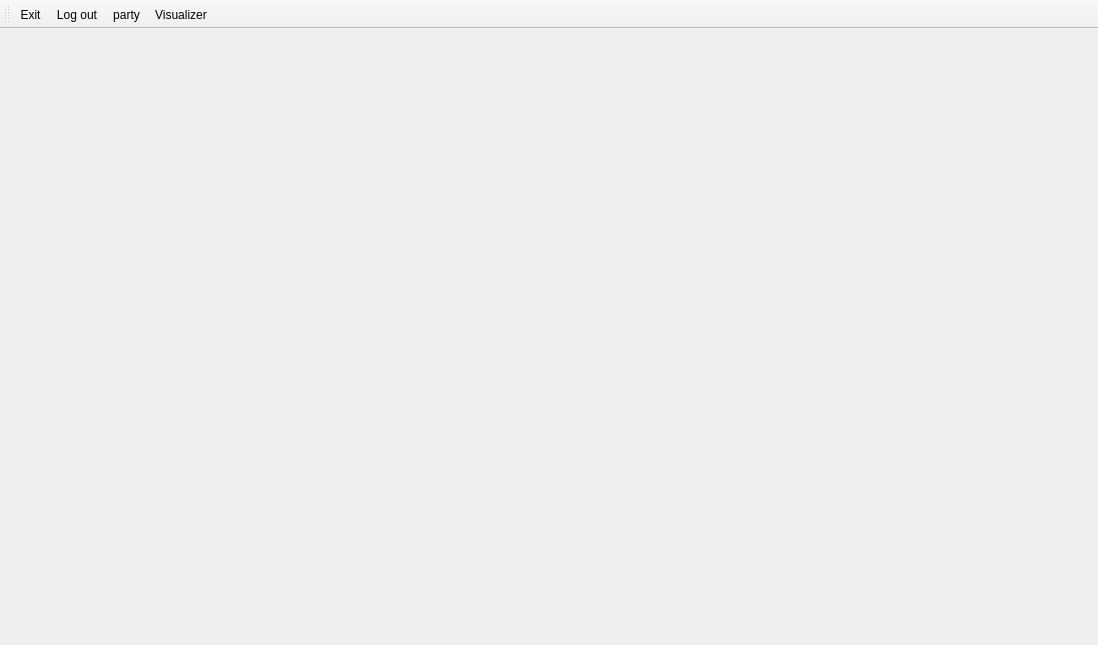
<?xml version="1.0" encoding="UTF-8"?>
<ui version="4.0">
 <class>MainWindow</class>
 <widget class="QMainWindow" name="MainWindow">
  <property name="geometry">
   <rect>
    <x>0</x>
    <y>0</y>
    <width>1098</width>
    <height>645</height>
   </rect>
  </property>
  <property name="windowTitle">
   <string>MainWindow</string>
  </property>
  <widget class="QWidget" name="centralwidget">
   <layout class="QVBoxLayout" name="verticalLayout_2">
    <property name="spacing">
     <number>0</number>
    </property>
    <property name="leftMargin">
     <number>0</number>
    </property>
    <property name="topMargin">
     <number>0</number>
    </property>
    <property name="rightMargin">
     <number>0</number>
    </property>
    <property name="bottomMargin">
     <number>0</number>
    </property>
    <item>
     <widget class="QWidget" name="mainContent" native="true">
      <property name="minimumSize">
       <size>
        <width>1080</width>
        <height>600</height>
       </size>
      </property>
      <property name="styleSheet">
       <string notr="true"/>
      </property>
      <layout class="QVBoxLayout" name="verticalLayout">
       <property name="spacing">
        <number>10</number>
       </property>
       <property name="leftMargin">
        <number>10</number>
       </property>
       <property name="topMargin">
        <number>10</number>
       </property>
       <property name="rightMargin">
        <number>10</number>
       </property>
       <property name="bottomMargin">
        <number>10</number>
       </property>
       <item>
        <layout class="QHBoxLayout" name="mainLayout">
         <property name="spacing">
          <number>10</number>
         </property>
         <item>
          <widget class="QWidget" name="playlistHolder" native="true">
           <property name="minimumSize">
            <size>
             <width>300</width>
             <height>0</height>
            </size>
           </property>
           <property name="maximumSize">
            <size>
             <width>300</width>
             <height>16777215</height>
            </size>
           </property>
           <property name="styleSheet">
            <string notr="true"/>
           </property>
           <layout class="QVBoxLayout" name="verticalLayout_6">
            <property name="spacing">
             <number>0</number>
            </property>
            <property name="leftMargin">
             <number>0</number>
            </property>
            <property name="topMargin">
             <number>0</number>
            </property>
            <property name="rightMargin">
             <number>0</number>
            </property>
            <property name="bottomMargin">
             <number>0</number>
            </property>
           </layout>
          </widget>
         </item>
         <item>
          <widget class="QWidget" name="libraryEditorHolder" native="true">
           <property name="styleSheet">
            <string notr="true"/>
           </property>
           <layout class="QVBoxLayout" name="verticalLayout_4">
            <property name="spacing">
             <number>0</number>
            </property>
            <property name="leftMargin">
             <number>0</number>
            </property>
            <property name="topMargin">
             <number>0</number>
            </property>
            <property name="rightMargin">
             <number>0</number>
            </property>
            <property name="bottomMargin">
             <number>0</number>
            </property>
           </layout>
          </widget>
         </item>
         <item>
          <widget class="QWidget" name="queueHolder" native="true">
           <property name="minimumSize">
            <size>
             <width>300</width>
             <height>0</height>
            </size>
           </property>
           <property name="maximumSize">
            <size>
             <width>300</width>
             <height>16777215</height>
            </size>
           </property>
           <property name="styleSheet">
            <string notr="true"/>
           </property>
           <layout class="QVBoxLayout" name="y21">
            <property name="spacing">
             <number>0</number>
            </property>
            <property name="leftMargin">
             <number>0</number>
            </property>
            <property name="topMargin">
             <number>0</number>
            </property>
            <property name="rightMargin">
             <number>0</number>
            </property>
            <property name="bottomMargin">
             <number>0</number>
            </property>
           </layout>
          </widget>
         </item>
        </layout>
       </item>
       <item>
        <widget class="QWidget" name="controlsHolder" native="true">
         <property name="minimumSize">
          <size>
           <width>0</width>
           <height>80</height>
          </size>
         </property>
         <property name="maximumSize">
          <size>
           <width>16777215</width>
           <height>80</height>
          </size>
         </property>
         <property name="styleSheet">
          <string notr="true"/>
         </property>
         <layout class="QVBoxLayout" name="verticalLayout_7">
          <property name="spacing">
           <number>0</number>
          </property>
          <property name="leftMargin">
           <number>0</number>
          </property>
          <property name="topMargin">
           <number>0</number>
          </property>
          <property name="rightMargin">
           <number>0</number>
          </property>
          <property name="bottomMargin">
           <number>0</number>
          </property>
         </layout>
        </widget>
       </item>
      </layout>
     </widget>
    </item>
   </layout>
  </widget>
  <widget class="QToolBar" name="toolBar">
   <property name="windowTitle">
    <string>toolBar</string>
   </property>
   <attribute name="toolBarArea">
    <enum>TopToolBarArea</enum>
   </attribute>
   <attribute name="toolBarBreak">
    <bool>false</bool>
   </attribute>
   <addaction name="actionExit"/>
   <addaction name="actionLogout"/>
   <addaction name="actionParty"/>
   <addaction name="actionVisualizer"/>
  </widget>
  <action name="actionParty">
   <property name="icon">
    <iconset theme="QIcon::ThemeIcon::NetworkWireless"/>
   </property>
   <property name="text">
    <string>party</string>
   </property>
   <property name="toolTip">
    <string>Listen togheter!</string>
   </property>
   <property name="menuRole">
    <enum>QAction::MenuRole::NoRole</enum>
   </property>
  </action>
  <action name="actionLogout">
   <property name="icon">
    <iconset theme="QIcon::ThemeIcon::SystemLogOut"/>
   </property>
   <property name="text">
    <string>Log out</string>
   </property>
   <property name="toolTip">
    <string>sign out from app</string>
   </property>
   <property name="menuRole">
    <enum>QAction::MenuRole::NoRole</enum>
   </property>
  </action>
  <action name="actionExit">
   <property name="icon">
    <iconset theme="QIcon::ThemeIcon::ApplicationExit"/>
   </property>
   <property name="text">
    <string>Exit</string>
   </property>
   <property name="toolTip">
    <string>Quit app completely</string>
   </property>
   <property name="menuRole">
    <enum>QAction::MenuRole::NoRole</enum>
   </property>
  </action>
  <action name="actionVisualizer">
   <property name="icon">
    <iconset resource="../../resources/resources.qrc">
     <normaloff>:/icon/bar-chart-2.svg</normaloff>:/icon/bar-chart-2.svg</iconset>
   </property>
   <property name="text">
    <string>Visualizer</string>
   </property>
   <property name="toolTip">
    <string>audio spectogram</string>
   </property>
   <property name="menuRole">
    <enum>QAction::MenuRole::NoRole</enum>
   </property>
  </action>
 </widget>
 <resources>
  <include location="../../resources/resources.qrc"/>
 </resources>
 <connections/>
</ui>
